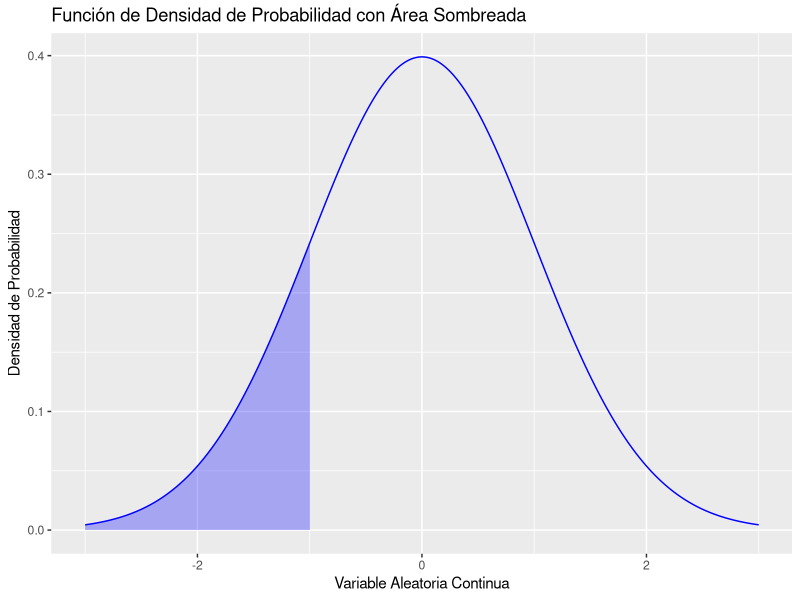
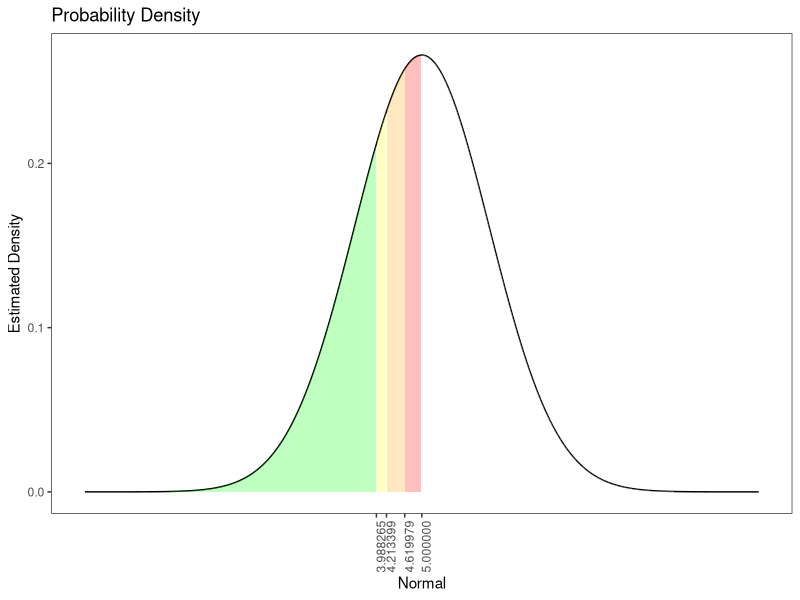

The R source for these figures, in order:
## ---- chunk 1
# Instala ggplot2 si aún no lo tienes instalado
# install.packages("ggplot2")

# Carga la librería ggplot2
library(ggplot2)

# Valor hasta el cual deseas sombrear el área bajo la curva
valor_limite <- -1

# Crea una secuencia de valores para el eje x
x <- seq(-3, 3, length = 1000)

# Calcula la función de densidad de probabilidad (PDF) para la distribución normal estándar
pdf <- dnorm(x)

# Crea un marco de datos con los valores de x y PDF
data <- data.frame(x, pdf)

# Crea el gráfico del área bajo la curva hasta el valor límite
ggplot(data, aes(x = x, y = pdf)) +
  geom_line(color = "blue") +  # Línea de la PDF completa
  geom_area(data = subset(data, x <= valor_limite), fill = "blue", alpha = 0.3) +  # Área sombreada hasta el valor límite
  xlab("Variable Aleatoria Continua") +
  ylab("Densidad de Probabilidad") +
  ggtitle("Función de Densidad de Probabilidad con Área Sombreada")

## ---- chunk 2
mu=5
sigma=1.5
x <- seq(mu-5*sigma, mu+5*sigma, length = 1000)

# Calcula la función de densidad de probabilidad (PDF) para la distribución normal estándar
pdf <- dnorm(x,mean = mu,sd = sigma)
Quant <- qnorm(c(0.25, 0.3, 0.40,0.5),mean=mu,sd=sigma) ###Probabilidades acumuladas para los cuantiles
df_dens <- data.frame(
  x = x,
  y = pdf,
  quantFct = factor(findInterval(x, Quant))
)

ggplot(
  data = df_dens
)+
  geom_line(
    aes(
      x=x,
      y=y
    )
  )+
  geom_ribbon(
    aes(
      x=x, ymin=0, ymax=y, fill = quantFct
    ),
    alpha = 0.25
  )+
  scale_x_continuous(
    breaks=Quant
  )+
  scale_fill_manual(
    name = "",
    values = c("green","yellow","orange","red","white")
  )+
  labs(title = "Probability Density")+
  xlab("Normal")+ylab("Estimated Density")+
  theme_bw()+
  theme(
    axis.text.x = element_text(angle = 90),
    panel.grid = element_blank(),
    legend.position = "none"
  )

## ---- chunk 3
punif(2.8,min=2.5,max=3.5)
## ---- chunk 4
1-punif(3.3,min=2.5,max=3.5)

punif(3.3,min=2.5,max=3.5,lower.tail = FALSE)
## ---- chunk 5
qunif(0.5,min=2.5,max=3.5)
## ---- chunk 6
qunif(0.75,min=2.5,max=3.5)
## ---- chunk 7
#Punto 1
pnorm(2600000,mean =2444312,sd =  437824 )
pnorm(2600000,mean =2790288,sd =  495072 )
#### punto 2
pnorm(2600000,mean =2444312,sd =  437824 )-pnorm(2500000,mean =2444312,sd =  437824 )

pnorm(2600000,mean =2790288,sd =  495072 )-pnorm(2500000,mean =2790288,sd =  495072 )

##Punto 3
1-pnorm(2700000,mean =2444312,sd =  437824 )
pnorm(2700000,mean =2444312,sd =  437824,lower.tail = FALSE )

##Completar el punto 3


##Punto 4
mux=2444312
sdx=437824
pnorm(mux+3*sdx,mean =2444312,sd =  437824 )-pnorm(mux-3*sdx,mean =2444312,sd =  437824 )
mux+3*sdx
mux-3*sdx

##Completar el punto 4
## ---- chunk 8
qnorm(0.5,mean =2444312,sd =  437824) ##Mediana
qnorm(0.05,mean =2444312,sd =  437824) ##Cuantil 0.05 o percentil 5.
qnorm(0.95,mean =2444312,sd =  437824) ##Cuantil 0.95 o percentil 95.
